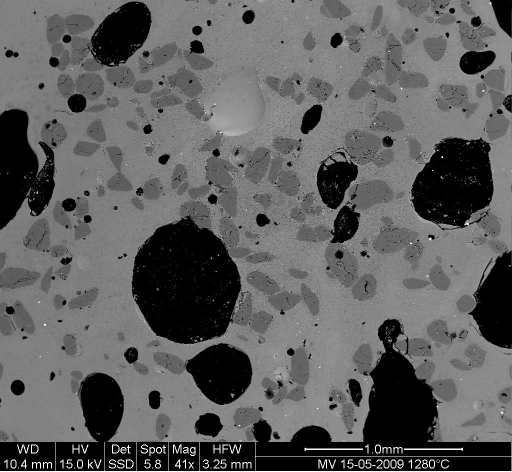
#> input picture MV_HFV_012.jpg, 1024 x 943 px (shown at 1/2 size)
$ jupyter execute contest.ipynb
#> lines starting #> are read from the running program, lines starting #| are printed output that depends on the picture
[cell 1]
#task 1
import matplotlib.pyplot as plt
import numpy as np
import scipy as sp

def f(x, a, b, c):
    return a*np.sin((x+b)*np.pi/6) + c

max_t = np.array([17, 19, 21, 28, 33, 38, 37, 37, 31, 23, 19, 18])
min_t = np.array([-62, -59, -56, -46, -32, -18, -9,	-13, -25, -46, -52, -58])
x = np.arange(1,13)
plt.plot(x, max_t, 'go', label='Максимумы')
plt.plot(x, min_t, 'bo', label='Минимумы')
pars1 = sp.optimize.curve_fit(f, x, max_t)
pars2 = sp.optimize.curve_fit(f, x, min_t)

x1 = np.arange(1,13,0.01)
plt.plot(x1, f(x1, pars1[0][0], pars1[0][1], pars1[0][2]), 'r')
plt.plot(x1, f(x1, pars2[0][0], pars2[0][1], pars2[0][2]), 'orange')
plt.xlabel('Месяц')
plt.ylabel('t, ºC')
plt.legend()
plt.show()
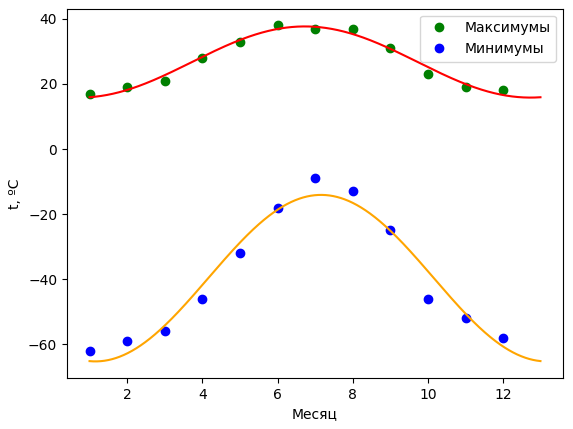
#> figure drawn by matplotlib, 1 panel; curve peaks at x = 6, y = 38; curve peaks at x = 7, y = -9; curve peaks at x = 6.72, y = 37.68

[cell 2]
#task 2
import matplotlib.pyplot as plt
import numpy as np
import scipy as sp

def f(xy):
    return (4 - 2.1*xy[0]**2 + xy[0]**4 / 3)*xy[0]**2 + xy[0]*xy[1] + (4*xy[1]**2 - 4)*xy[1]**2


#Нахождение глобального минимума
global_min = sp.optimize.differential_evolution(f, bounds=[(-2,2), (-1,1)]).x
print('global_min =', f(global_min))

#Нахождение локального минимума
local_min = sp.optimize.differential_evolution(f, bounds=[(-2,-1), (-1,1)]).x
print('local_min =', f(local_min))

x = np.arange(-2,2,0.02)
y = np.arange(-1,1,0.01)
xy = np.meshgrid(x,y)
z = f(xy)

#2D график
plt.imshow(z, extent=(-2, 2, -1, 1), origin='lower', cmap='jet', aspect='auto')
plt.colorbar(label='f(x, y)')
plt.xlabel('x')
plt.ylabel('y')

#3D график
fig, ax = plt.subplots(subplot_kw={"projection": "3d"})
ax.plot_surface(xy[0], xy[1], z)
ax.set_xlabel('x')
ax.set_ylabel('y')
ax.set_zlabel('z')

plt.show()
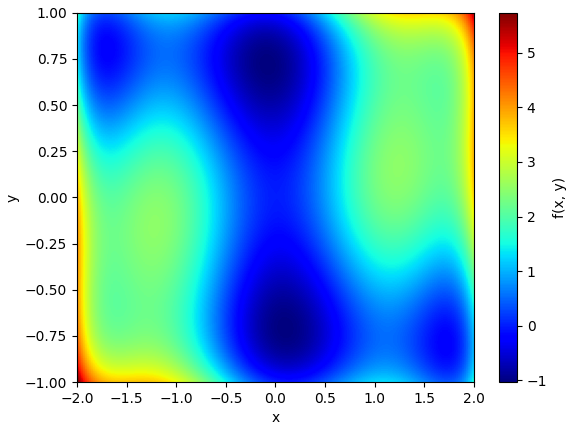
#> figure drawn by matplotlib, 2 panels
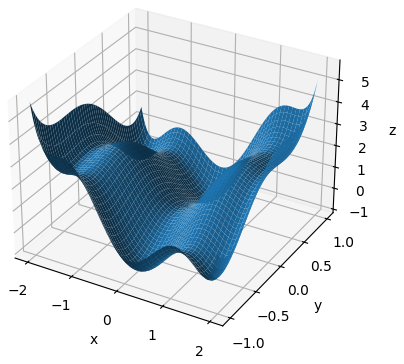
#> figure drawn by matplotlib, 1 panel

[cell 3]
#task 3
import numpy as np

def find_max_sum_segment(array, k):
    array = np.array(array)
    n = np.size(array)
    if k > n:
        return 'There is no segment of this length'
    a = np.zeros((n,n-k+1), dtype = int)
    x = np.ravel(np.zeros((n-k+1,k), dtype = int) + np.transpose(np.array([np.arange(n-k+1)])))
    y = np.ravel(np.transpose(np.array([np.arange(n-k+1)])) + np.array([np.arange(k)]))
    a[y, x] = 1
    return np.max(array@a)
find_max_sum_segment(list(map(int, input().split())), int(input()))
#> the answer given: 3
#> the answer given: 3

[cell 4]
#task 4
import numpy as np

def find_nearest_points(A, B, k):
    n = np.size(A, axis=0)
    m = np.size(B, axis=0)
    d = np.size(A, axis=1)
    C = [0]*m
    for i in range(m):
        Bi = np.array([B[i]]*n)
        M1 = (A-Bi)**2
        M2 = np.ones((d,1), dtype=int)
        M3 = np.ravel(M1@M2)
        if k == n:
            M4 = np.concatenate((np.argpartition(M3, k-1), [np.argmax(M3)]))[:k]+1
        else:
            M4 = np.argpartition(M3, k)[:k]+1
        C[i] = M4
    return np.array(C)

[cell 5]
#task 5
import numpy as np

def matrix_multiplication(A,B):
    n = np.size(A, axis=0)
    k1 = np.size(A, axis=1)
    k2 = np.size(B, axis=0)
    m = np.size(B, axis=1)
    if k1 != k2:
        return 'multiplication impossible'
    k = k1
    M1 = np.array([A]*m)
    M2 = np.repeat(np.transpose(B), n, axis=0).reshape(m, n, k)
    return np.transpose(np.sum(M1*M2, axis=-1))

[cell 6]
#task 6
import matplotlib.pyplot as plt
import numpy as np
import scipy as sp

data = plt.imread('MV_HFV_012.jpg')
#> data is the input picture: shape (943, 1024); min 0, max 255, mean 94.8
plt.imshow(data, cmap='gray', extent=(-0.5, data.shape[1]-0.5, -0.5, data.shape[0]-0.5))
plt.show()

#Обрезка изображения
data0 = data[:884]
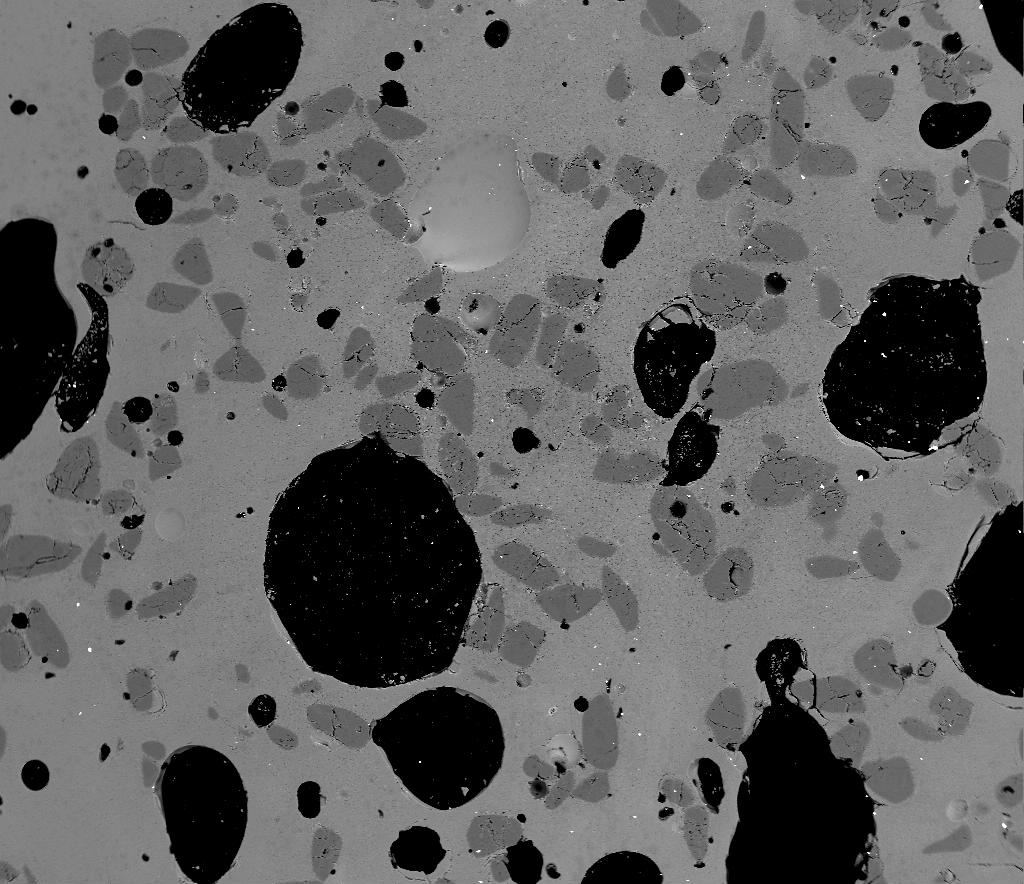
#> data0: shape (884, 1024); min 0, max 255, mean 98.9
plt.imshow(data0, cmap='gray', extent=(-0.5, data0.shape[1]-0.5, -0.5, data0.shape[0]-0.5))


plt.show()
